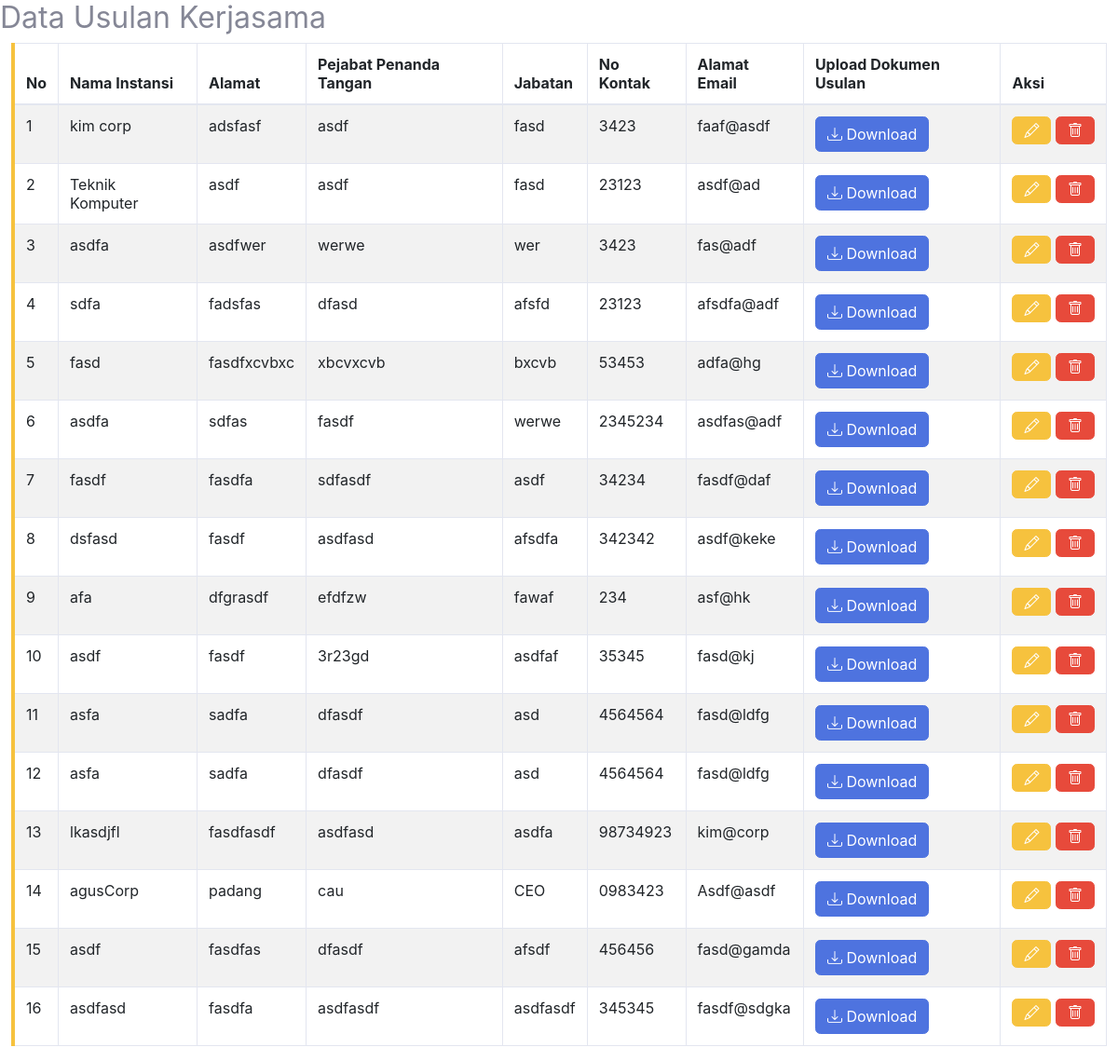
The page /superAdmin/usulan.php on the database its author committed.
### tables this page shows
CREATE TABLE `tb_usulan` (
  `id_usulan` int NOT NULL,
  `nama_instansi` varchar(50) NOT NULL,
  `alamat` text NOT NULL,
  `nama_pejabat_penanda_tangan` varchar(50) NOT NULL,
  `nama_jabatan` varchar(50) NOT NULL,
  `no_kontak` varchar(12) NOT NULL,
  `alamat_email` varchar(30) NOT NULL,
  `upload_dokumen` varchar(50) NOT NULL
);

### superAdmin/usulan.php (the view, shortened to what this page needs)
<link rel="stylesheet" href="https://cdn.jsdelivr.net/npm/bootstrap-icons@1.11.3/font/bootstrap-icons.min.css">
<link href="https://cdn.jsdelivr.net/npm/bootstrap@5.3.0/dist/css/bootstrap.min.css" rel="stylesheet">
<link href="css/sb-admin-2.min.css" rel="stylesheet">
<body>
    <?php
        $aksi = isset($_GET["aksi"]) ? $_GET["aksi"] : 'list';
        switch ($aksi) :
            case 'list':
    ?>
    <h2>Data Usulan Kerjasama</h2>
    <div class="table-responsive col-12">
        <table id="tabel-usulan" class="table table-bordered table-striped border-left-warning">
            <thead>
                <tr>
                    <th>No</th>
                    <th>Nama Instansi</th>
                    <th>Alamat</th>
                    <th>Pejabat Penanda Tangan</th>
                    <th>Jabatan</th>
                    <th>No Kontak</th>
                    <th>Alamat Email</th>
                    <th>Upload Dokumen Usulan</th>
                    <th>Aksi</th>
                </tr>
            </thead>
            <tbody>
                <?php
            include ("../sikermaPNP/koneksi.php");
            $ambil = mysqli_query($koneksi,"SELECT * FROM tb_usulan");
            $no = 1;
            while($data_usulan = mysqli_fetch_array($ambil)) {
            ?>
                <tr>
                    <td><?= $no ?></td>
                    <td><?= $data_usulan['nama_instansi'] ?></td>
                    <td><?= $data_usulan['alamat'] ?></td>
                    <td><?= $data_usulan['nama_pejabat_penanda_tangan'] ?></td>
                    <td><?= $data_usulan['nama_jabatan'] ?></td>
                    <td><?= $data_usulan['no_kontak'] ?></td>
                    <td><?= $data_usulan['alamat_email'] ?></td>
                    <td>
                        <?php if (!empty($data_usulan['upload_dokumen'])) { ?>
                            <a href="<?= $data_usulan['upload_dokumen'] ?>" target="_blank" class="btn btn-primary">
                                <i class="bi bi-download"></i> Download
                            </a>
                        <?php } else { ?>
                            <span class="text-muted">No File</span>
                        <?php } ?>
                    </td>
                    <td class="text-nowrap">
                        <a href="?page=tabelUsulan&aksi=edit&id_edit=<?= $data_usulan['id_usulan'] ?>"
                            class="btn btn-warning"><i class="bi bi-pencil"></i></a>
                        <a href="/superAdmin/proses_usulan.php?proses=delete&id_hapus=<?= $data_usulan['id_usulan'] ?>"
                            class="btn btn-danger" onclick="return confirm('Yakin menghapus data?')"><i
                                class="bi bi-trash"></i></a>
                    </td>
                </tr>
                <?php
            $no++;
        }
        ?>
            </tbody>
        </table>
    </div>
    <?php
        break;
            ?>
<?php
        endswitch;
    ?>

### rows shown on the page
tb_usulan: nama_instansi "kim corp", alamat "adsfasf", nama_pejabat_penanda_tangan "asdf", nama_jabatan "fasd", no_kontak "3423", alamat_email "faaf@asdf"
tb_usulan: nama_instansi "Teknik Komputer", alamat "asdf", nama_pejabat_penanda_tangan "asdf", nama_jabatan "fasd", no_kontak "23123", alamat_email "asdf@ad"
tb_usulan: nama_instansi "asdfa", alamat "asdfwer", nama_pejabat_penanda_tangan "werwe", nama_jabatan "wer", no_kontak "3423", alamat_email "fas@adf"
tb_usulan: nama_instansi "sdfa", alamat "fadsfas", nama_pejabat_penanda_tangan "dfasd", nama_jabatan "afsfd", no_kontak "23123", alamat_email "afsdfa@adf"
tb_usulan: nama_instansi "fasd", alamat "fasdfxcvbxc", nama_pejabat_penanda_tangan "xbcvxcvb", nama_jabatan "bxcvb", no_kontak "53453", alamat_email "adfa@hg"
tb_usulan: nama_instansi "asdfa", alamat "sdfas", nama_pejabat_penanda_tangan "fasdf", nama_jabatan "werwe", no_kontak "2345234", alamat_email "asdfas@adf"
tb_usulan: nama_instansi "fasdf", alamat "fasdfa", nama_pejabat_penanda_tangan "sdfasdf", nama_jabatan "asdf", no_kontak "34234", alamat_email "fasdf@daf"
tb_usulan: nama_instansi "dsfasd", alamat "fasdf", nama_pejabat_penanda_tangan "asdfasd", nama_jabatan "afsdfa", no_kontak "342342", alamat_email "asdf@keke"
tb_usulan: nama_instansi "afa", alamat "dfgrasdf", nama_pejabat_penanda_tangan "efdfzw", nama_jabatan "fawaf", no_kontak "234", alamat_email "asf@hk"
tb_usulan: nama_instansi "asdf", alamat "fasdf", nama_pejabat_penanda_tangan "3r23gd", nama_jabatan "asdfaf", no_kontak "35345", alamat_email "fasd@kj"
tb_usulan: nama_instansi "asfa", alamat "sadfa", nama_pejabat_penanda_tangan "dfasdf", nama_jabatan "asd", no_kontak "4564564", alamat_email "fasd@ldfg"
tb_usulan: nama_instansi "asfa", alamat "sadfa", nama_pejabat_penanda_tangan "dfasdf", nama_jabatan "asd", no_kontak "4564564", alamat_email "fasd@ldfg"
tb_usulan: nama_instansi "lkasdjfl", alamat "fasdfasdf", nama_pejabat_penanda_tangan "asdfasd", nama_jabatan "asdfa", no_kontak "98734923", alamat_email "kim@corp"
tb_usulan: nama_instansi "agusCorp", alamat "padang", nama_pejabat_penanda_tangan "cau", nama_jabatan "CEO", no_kontak "0983423", alamat_email "Asdf@asdf"
tb_usulan: nama_instansi "asdf", alamat "fasdfas", nama_pejabat_penanda_tangan "dfasdf", nama_jabatan "afsdf", no_kontak "456456", alamat_email "fasd@gamda"
tb_usulan: nama_instansi "asdfasd", alamat "fasdfa", nama_pejabat_penanda_tangan "asdfasdf", nama_jabatan "asdfasdf", no_kontak "345345", alamat_email "fasdf@sdgka"
